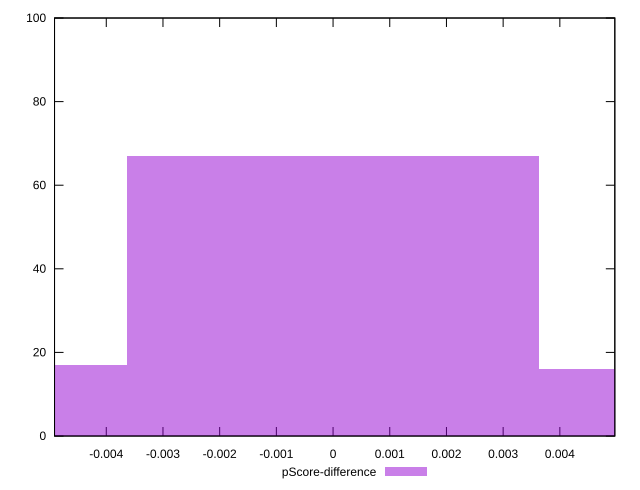

This figure's gnuplot source:
reset

$pScoreDifference <<EOF
0 67
-0.007259379038986849 17
0.007259379038986849 16
EOF

set key outside below
set boxwidth 0.007259379038986849
set xrange [-0.004912589498566322:0.004969728615245805]
set yrange [0:100]
set trange [0:100]
set style fill transparent solid 0.5 noborder
set terminal svg size 640, 490 enhanced background rgb 'white'
set output "report_00015_2021-02-09T16-11-33.973Z/first-contentful-paint/samples/pages+cached+noadtech/pScore-difference/histogram.svg"

plot $pScoreDifference title "pScore-difference" with boxes

reset
